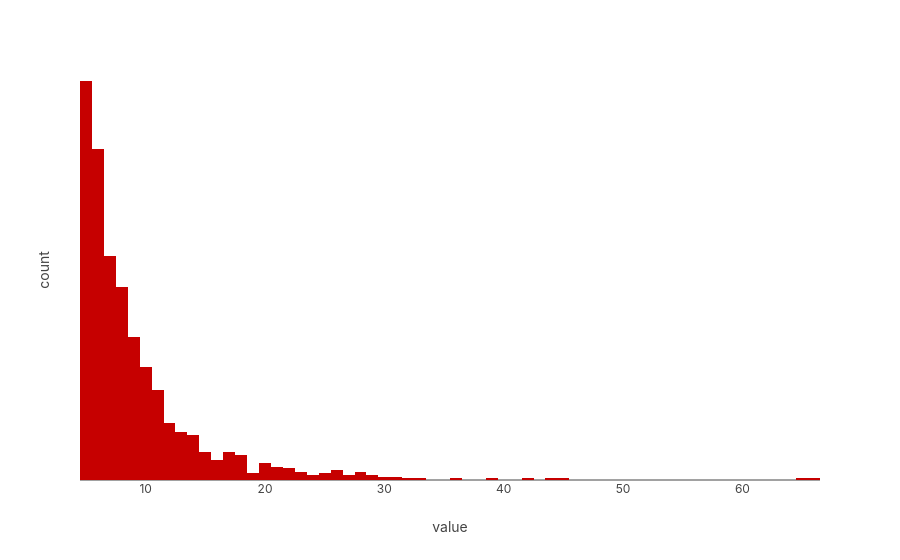

The cell this chart's notebook holds for it:
### Code cell
px.histogram(new_sample_df.groupby(args.user_col).size())

### Figure 1 — Plotly figure (JSON) as saved in the notebook; plotly's stock layout.template omitted (floating-point values rounded to 4 significant figures; data arrays with more than 128 entries replaced by an {"elided": "..."} marker saying what was removed)
{"data": [{"alignmentgroup": "True", "bingroup": "x", "hovertemplate": "variable=0<br>value=%{x}<br>count=%{y}<extra></extra>", "legendgroup": "0", "marker": {"color": "#c60000", "pattern": {"shape": ""}}, "name": "0", "offsetgroup": "0", "orientation": "v", "showlegend": true, "type": "histogram", "x": {"elided": "1120 int values"}, "xaxis": "x", "yaxis": "y"}], "layout": {"barmode": "relative", "legend": {"title": {"text": "variable"}, "tracegroupgap": 0}, "margin": {"t": 60}, "xaxis": {"anchor": "y", "domain": [0, 1], "title": {"text": "value"}}, "yaxis": {"anchor": "x", "domain": [0, 1], "title": {"text": "count"}}}}
